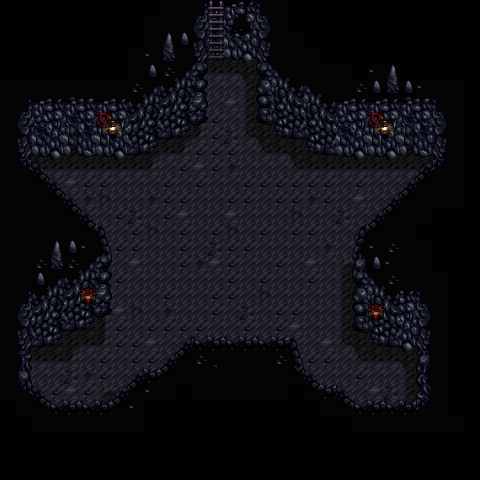

This is a level from a 2D game, rendered from its Tiled map with the project's own tilesets. A one-line summary and the map file follow, with tile-layer data summarised:
An orthogonal 30x30 tile map with 16x16 px tiles, 4 tile layers (Back, Buildings, Front, Paths), 2 tilesets.

<map version="1.9" tiledversion="1.9.2" orientation="orthogonal" renderorder="right-down" compressionlevel="0" width="30" height="30" tilewidth="16" tileheight="16" infinite="0" nextlayerid="9" nextobjectid="1">
 <properties>
  <property name="Ambient Light" value="90 130 85" />
 </properties>
 <tileset firstgid="1" name="mine" tilewidth="16" tileheight="16" tilecount="288" columns="16">
  <image source="mine_dark_dangerous.png" width="256" height="288" />
  <tile id="0">
   <properties>
    <property name="Type" value="Dirt" />
   </properties>
  </tile>
  <tile id="137">
   <properties>
    <property name="Type" value="Stone" />
   </properties>
  </tile>
  <tile id="138">
   <properties>
    <property name="Type" value="Stone" />
   </properties>
  </tile>
  <tile id="139">
   <properties>
    <property name="Type" value="Stone" />
   </properties>
  </tile>
  <tile id="140">
   <properties>
    <property name="Type" value="Stone" />
   </properties>
  </tile>
  <tile id="153">
   <properties>
    <property name="Type" value="Stone" />
   </properties>
  </tile>
  <tile id="154">
   <properties>
    <property name="Type" value="Stone" />
   </properties>
  </tile>
  <tile id="155">
   <properties>
    <property name="Type" value="Stone" />
   </properties>
  </tile>
  <tile id="165">
   <properties>
    <property name="Type" value="Dirt" />
   </properties>
  </tile>
  <tile id="166">
   <properties>
    <property name="Type" value="Stone" />
   </properties>
  </tile>
  <tile id="167">
   <properties>
    <property name="Type" value="Stone" />
   </properties>
  </tile>
  <tile id="168">
   <properties>
    <property name="Type" value="Stone" />
   </properties>
  </tile>
  <tile id="169">
   <properties>
    <property name="Type" value="Stone" />
   </properties>
  </tile>
  <tile id="170">
   <properties>
    <property name="Type" value="Stone" />
   </properties>
  </tile>
  <tile id="171">
   <properties>
    <property name="Type" value="Stone" />
   </properties>
  </tile>
  <tile id="172">
   <properties>
    <property name="Type" value="Stone" />
   </properties>
  </tile>
  <tile id="181">
   <properties>
    <property name="Type" value="Dirt" />
   </properties>
  </tile>
  <tile id="182">
   <properties>
    <property name="Type" value="Stone" />
   </properties>
  </tile>
  <tile id="183">
   <properties>
    <property name="Type" value="Dirt" />
   </properties>
  </tile>
  <tile id="184">
   <properties>
    <property name="Type" value="Stone" />
   </properties>
  </tile>
  <tile id="185">
   <properties>
    <property name="Type" value="Stone" />
   </properties>
  </tile>
  <tile id="186">
   <properties>
    <property name="Type" value="Stone" />
   </properties>
  </tile>
  <tile id="187">
   <properties>
    <property name="Type" value="Stone" />
   </properties>
  </tile>
  <tile id="188">
   <properties>
    <property name="Type" value="Stone" />
   </properties>
  </tile>
  <tile id="198">
   <properties>
    <property name="Type" value="Stone" />
   </properties>
  </tile>
  <tile id="199">
   <properties>
    <property name="Type" value="Stone" />
   </properties>
  </tile>
  <tile id="200">
   <properties>
    <property name="Type" value="Stone" />
   </properties>
  </tile>
  <tile id="201">
   <properties>
    <property name="Type" value="Stone" />
   </properties>
  </tile>
  <tile id="202">
   <properties>
    <property name="Type" value="Stone" />
   </properties>
  </tile>
  <tile id="203">
   <properties>
    <property name="Type" value="Stone" />
   </properties>
  </tile>
  <tile id="204">
   <properties>
    <property name="Type" value="Stone" />
   </properties>
  </tile>
  <tile id="217">
   <properties>
    <property name="Type" value="Stone" />
   </properties>
  </tile>
  <tile id="218">
   <properties>
    <property name="Type" value="Stone" />
   </properties>
  </tile>
  <tile id="219">
   <properties>
    <property name="Type" value="Stone" />
   </properties>
  </tile>
  <tile id="233">
   <properties>
    <property name="Type" value="Stone" />
   </properties>
  </tile>
  <tile id="234">
   <properties>
    <property name="Type" value="Stone" />
   </properties>
  </tile>
  <tile id="235">
   <properties>
    <property name="Type" value="Stone" />
   </properties>
  </tile>
  <tile id="240">
   <properties>
    <property name="Type" value="Wood" />
   </properties>
  </tile>
  <tile id="241">
   <properties>
    <property name="Type" value="Wood" />
   </properties>
  </tile>
  <tile id="242">
   <properties>
    <property name="Type" value="Wood" />
   </properties>
  </tile>
  <tile id="256">
   <properties>
    <property name="Type" value="Wood" />
   </properties>
  </tile>
  <tile id="257">
   <properties>
    <property name="Type" value="Wood" />
   </properties>
  </tile>
  <tile id="258">
   <properties>
    <property name="Type" value="Wood" />
   </properties>
  </tile>
  <tile id="272">
   <properties>
    <property name="Type" value="Wood" />
   </properties>
  </tile>
  <tile id="273">
   <properties>
    <property name="Type" value="Wood" />
   </properties>
  </tile>
  <tile id="274">
   <properties>
    <property name="Type" value="Wood" />
   </properties>
  </tile>
 </tileset>
 <tileset firstgid="289" name="p" tilewidth="16" tileheight="16" tilecount="36" columns="4">
  <image source=".paths.png" width="64" height="144" />
 </tileset>
 <layer id="1" name="Back" width="30" height="30">
  <data>[900 cells, 401 non-empty, 20 distinct tile ids]</data>
 </layer>
 <layer id="2" name="Buildings" width="30" height="30">
  <data>[900 cells, 222 non-empty, 83 distinct tile ids]</data>
 </layer>
 <layer id="3" name="Front" width="30" height="30">
  <data>[900 cells, 212 non-empty, 19 distinct tile ids]</data>
 </layer>
 <layer id="8" name="Paths" width="30" height="30">
  <data>[900 cells, 4 non-empty, 1 distinct tile ids]</data>
 </layer>
 <objectgroup id="4" name="Back" />
 <objectgroup id="5" name="Buildings" />
 <objectgroup id="6" name="Front" />
 <objectgroup id="7" name="Paths" />
</map>
